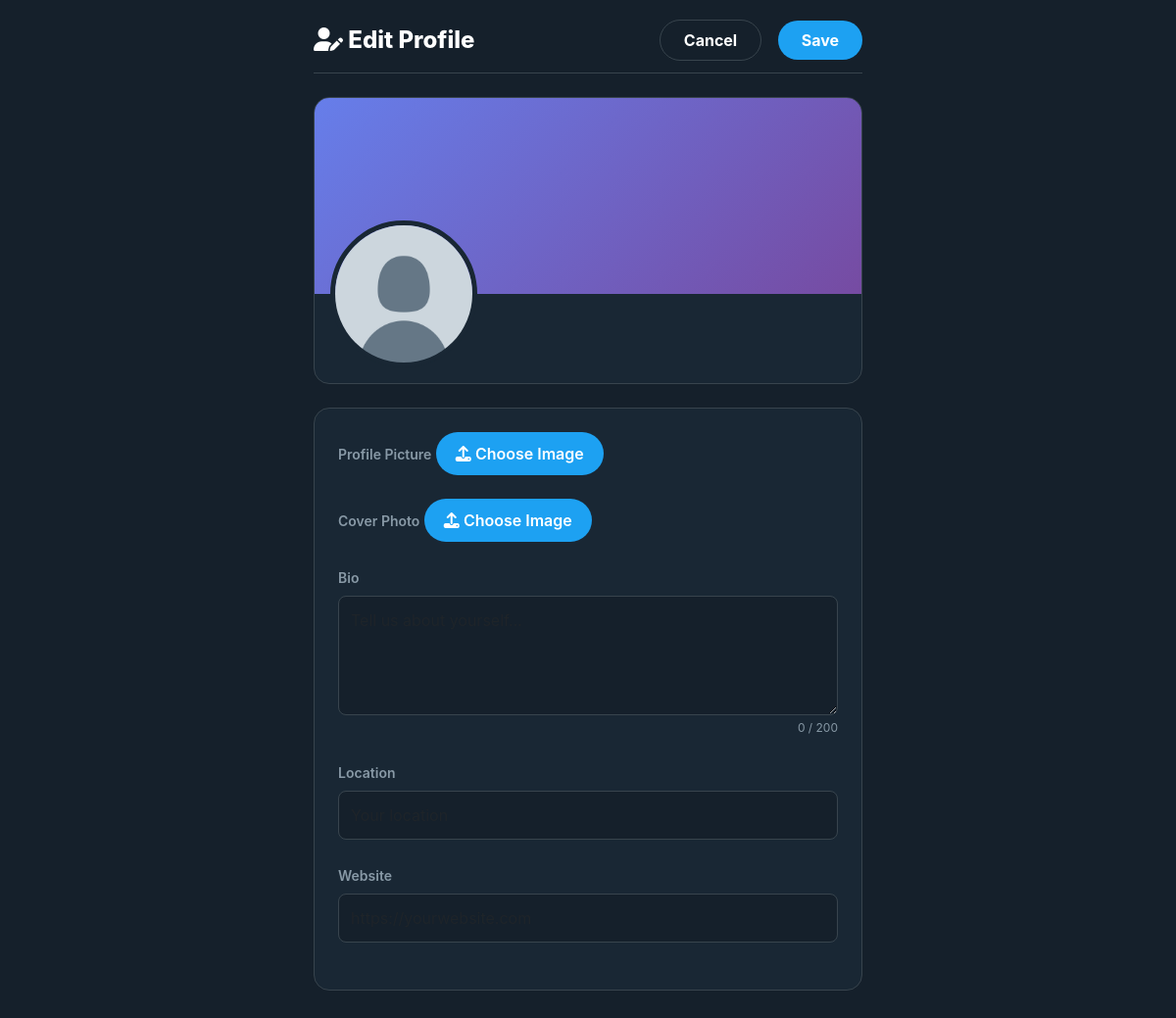
Page /profile/edit/ (signed in) on the earlier database version.
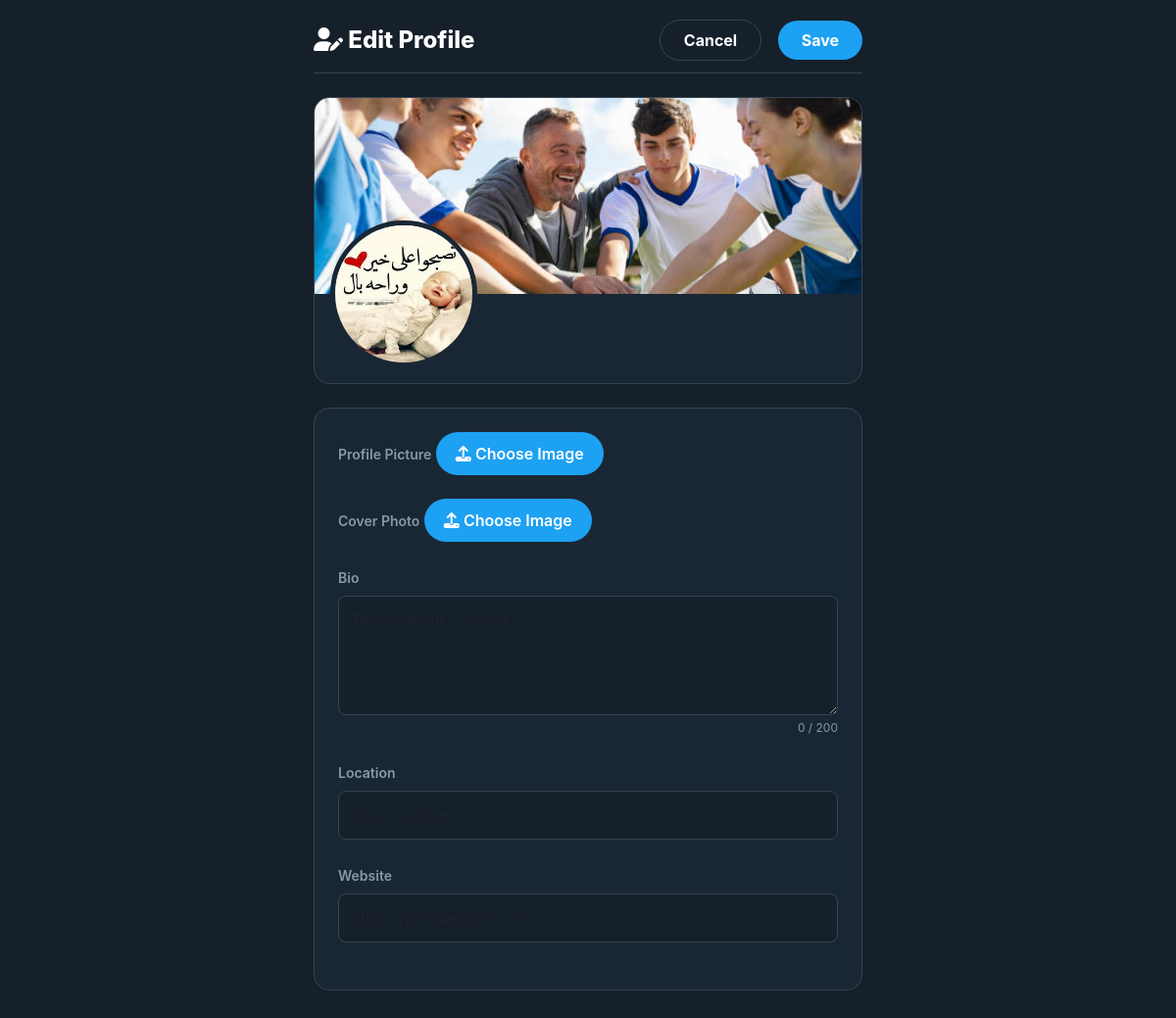
Same page on the later database version.
### musker/models.py (models this page shows, shortened)
class Profile(models.Model):
    user = models.OneToOneField(User, on_delete=models.CASCADE)
    follows = models.ManyToManyField(
        "self",
        related_name="followed_by",
        symmetrical=False,
        blank=True
    )
    profile_image = models.ImageField(
        upload_to='profile_images/',
        blank=True,
        null=True
    )
    cover_image = models.ImageField(
        upload_to='cover_images/',
        blank=True,
        null=True
    )
    bio = models.TextField(max_length=200, blank=True)
    location = models.CharField(max_length=100, blank=True)
    website = models.URLField(max_length=200, blank=True)
    date_modified = models.DateTimeField(auto_now=True)
    date_created = models.DateTimeField(auto_now_add=True, null=True, blank=True)

### musker/views.py (the view)
# urls.py: path('profile/edit/', views.edit_profile, name='edit_profile'),
@login_required
def edit_profile(request):
    profile = request.user.profile
    if request.method == "POST":
        form = ProfileEditForm(request.POST, request.FILES, instance=profile)
        if form.is_valid():
            form.save()
            messages.success(request, "Your profile has been updated successfully!")
            return redirect('profile', pk=request.user.pk)
    else:
        form = ProfileEditForm(instance=profile)
    return render(request, 'editProfile.html', {'form': form, 'profile': profile})

### musker/forms.py
class ProfileEditForm(forms.ModelForm):
    profile_image = forms.ImageField(
        required=False,
        widget=forms.FileInput(attrs={
            'class': 'form-control',
            'accept': 'image/*'
        })
    )
    cover_image = forms.ImageField(
        required=False,
        widget=forms.FileInput(attrs={
            'class': 'form-control',
            'accept': 'image/*'
        })
    )
    bio = forms.CharField(
        required=False,
        widget=forms.Textarea(attrs={
            'class': 'form-control',
            'rows': 4,
            'placeholder': 'Tell us about yourself...'
        })
    )
    location = forms.CharField(
        required=False,
        widget=forms.TextInput(attrs={
            'class': 'form-control',
            'placeholder': 'Your location'
        })
    )
    website = forms.URLField(
        required=False,
        widget=forms.URLInput(attrs={
            'class': 'form-control',
            'placeholder': 'https://yourwebsite.com'
        })
    )
    class Meta:
        model = Profile
        fields = ['profile_image', 'cover_image', 'bio', 'location', 'website']

### musker/templates/editProfile.html (shortened to what this page needs)
{% load static %}
<!DOCTYPE html>
<html lang="en">
<head>
    <link href="https://cdn.jsdelivr.net/npm/bootstrap@5.3.0/dist/css/bootstrap.min.css" rel="stylesheet">
    <link rel="stylesheet" href="https://cdnjs.cloudflare.com/ajax/libs/font-awesome/6.4.0/css/all.min.css">
</head>
<body>
    <div class="edit-container">
        <div class="edit-header">
            <h2><i class="fas fa-user-edit"></i> Edit Profile</h2>
            <div>
                <a href="{% url 'profile' request.user.pk %}" class="btn btn-cancel">Cancel</a>
                <button type="submit" form="edit-form" class="btn btn-save">Save</button>
            </div>
        </div>
        <form method="POST" enctype="multipart/form-data" id="edit-form">
            <div class="preview-section">
                <div class="cover-preview" id="cover-preview">
                    {% if profile.cover_image %}
                        <img src="{{ profile.cover_image.url }}" alt="Cover" id="cover-img">
                    {% endif %}
                </div>
                <div class="profile-preview" id="profile-preview">
                    {% if profile.profile_image %}
                        <img src="{{ profile.profile_image.url }}" alt="Profile" id="profile-img">
                    {% else %}
                        <img src="{% static 'images/default_profile.png' %}" alt="Profile" id="profile-img">
                    {% endif %}
                </div>
            </div>
            <div class="form-section">
                <div class="mb-4">
                    <label class="form-label">Profile Picture</label>
                    <label for="id_profile_image" class="upload-label">
                        <i class="fas fa-upload"></i> Choose Image
                    </label>
                </div>
                <div class="mb-4">
                    <label class="form-label">Cover Photo</label>
                    <label for="id_cover_image" class="upload-label">
                        <i class="fas fa-upload"></i> Choose Image
                    </label>
                </div>
                <div class="mb-4">
                    <label for="id_bio" class="form-label">Bio</label>
                    {{ form.bio }}
                    <div class="char-count">
                        <span id="bio-count">0</span> / 200
                    </div>
                </div>
                <div class="mb-4">
                    <label for="id_location" class="form-label">Location</label>
                    {{ form.location }}
                </div>
                <div class="mb-4">
                    <label for="id_website" class="form-label">Website</label>
                    {{ form.website }}
                </div>
            </div>
        </form>
    </div>
</body>
</html>

Differences in the rows shown:
changed Profile: cover_image: picture added; profile_image: picture added
